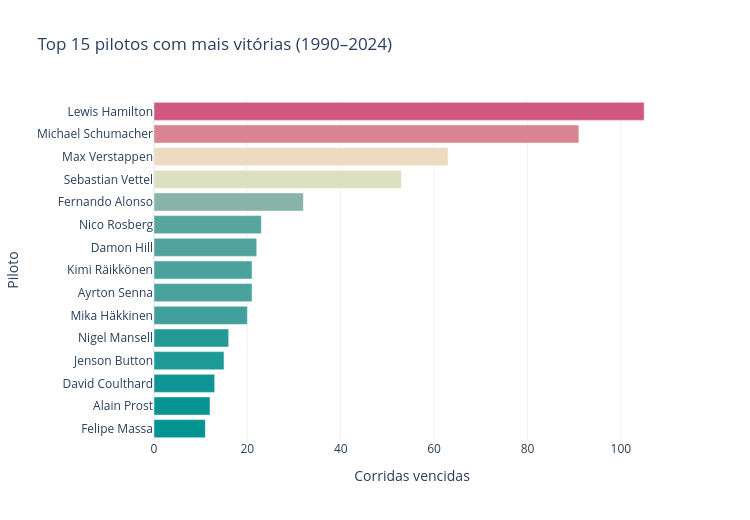
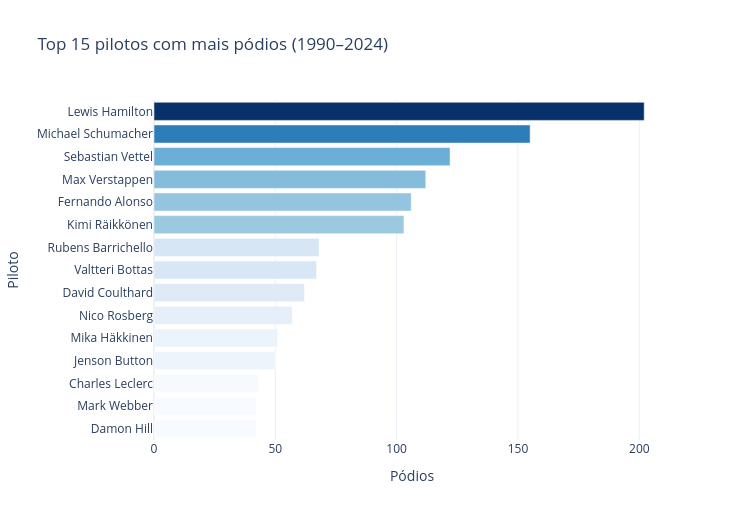

The notebook cell saved with these charts, in order:
### Markdown cell above
## Top pilotos — vitórias, pódios e pontos

Análise de desempenho individual: quem venceu mais corridas, quem foi mais consistente (pódios) e quem acumulou mais pontos no período de 1990 a 2024. A tabela ao final combina todas as métricas para facilitar a comparação.

### Code cell
import plotly.express as px

# top 15 pilotos por vitórias
top_vit = (
    df[df["is_winner"] == True]
    .groupby(["driverId", "full_name"])
    .size()
    .reset_index(name="vitorias")
    .nlargest(15, "vitorias")
)

fig_top_vit = px.bar(
    top_vit,
    x="vitorias",
    y="full_name",
    orientation="h",
    title="Top 15 pilotos com mais vitórias (1990–2024)",
    labels={"vitorias": "Corridas vencidas", "full_name": "Piloto"},
    color="vitorias",
    color_continuous_scale="Tealrose",
)
fig_top_vit.update_layout(
    template="plotly_white",
    yaxis=dict(autorange="reversed"),
    coloraxis_showscale=False,
    width=750,
    height=520,
)
fig_top_vit.show()

# top 15 pilotos por pódios
top_pod = (
    df[df["is_podium"] == True]
    .groupby(["driverId", "full_name"])
    .size()
    .reset_index(name="podios")
    .nlargest(15, "podios")
)

fig_top_pod = px.bar(
    top_pod,
    x="podios",
    y="full_name",
    orientation="h",
    title="Top 15 pilotos com mais pódios (1990–2024)",
    labels={"podios": "Pódios", "full_name": "Piloto"},
    color="podios",
    color_continuous_scale="Blues",
)
fig_top_pod.update_layout(
    template="plotly_white",
    yaxis=dict(autorange="reversed"),
    coloraxis_showscale=False,
    width=750,
    height=520,
)
fig_top_pod.show()

# tabela resumo dos top 10 históricos
resumo = (
    df.groupby(["driverId", "full_name"])
    .agg(
        corridas=("resultId", "count"),
        vitorias=("is_winner", "sum"),
        podios=("is_podium", "sum"),
        pontos=("points", "sum"),
        dnfs=("dnf", "sum"),
    )
    .reset_index()
    .sort_values("vitorias", ascending=False)
    .head(10)
    .assign(
        vit_pct=lambda d: (d["vitorias"] / d["corridas"] * 100).round(1),
        pod_pct=lambda d: (d["podios"]   / d["corridas"] * 100).round(1),
    )
)

print("=" * 95)
print("TOP 10 PILOTOS HISTÓRICOS — Fórmula 1 (1990–2024)")
print("=" * 95)
print(
    resumo[["full_name", "corridas", "vitorias", "vit_pct", "podios", "pod_pct", "pontos", "dnfs"]]
    .rename(columns={
        "full_name": "Piloto", "corridas": "GPs", "vitorias": "Vit",
        "vit_pct": "Vit%", "podios": "Pód", "pod_pct": "Pód%",
        "pontos": "Pts", "dnfs": "DNFs",
    })
    .to_string(index=False)
)

### Figure 1 — Plotly figure (JSON) as saved in the notebook; plotly's stock layout.template omitted (floating-point values rounded to 4 significant figures)
{"data": [{"hovertemplate": "Corridas vencidas=%{marker.color}<br>Piloto=%{y}<extra></extra>", "legendgroup": "", "marker": {"color": [105, 91, 63, 53, 32, 23, 22, 21, 21, 20, 16, 15, 13, 12, 11], "coloraxis": "coloraxis", "pattern": {"shape": ""}}, "name": "", "orientation": "h", "showlegend": false, "textposition": "auto", "type": "bar", "x": [105, 91, 63, 53, 32, 23, 22, 21, 21, 20, 16, 15, 13, 12, 11], "xaxis": "x", "y": ["Lewis Hamilton", "Michael Schumacher", "Max Verstappen", "Sebastian Vettel", "Fernando Alonso", "Nico Rosberg", "Damon Hill", "Kimi Räikkönen", "Ayrton Senna", "Mika Häkkinen", "Nigel Mansell", "Jenson Button", "David Coulthard", "Alain Prost", "Felipe Massa"], "yaxis": "y"}], "layout": {"barmode": "relative", "coloraxis": {"colorbar": {"title": {"text": "Corridas vencidas"}}, "colorscale": [[0, "rgb(0, 147, 146)"], [0.1667, "rgb(114, 170, 161)"], [0.3333, "rgb(177, 199, 179)"], [0.5, "rgb(241, 234, 200)"], [0.6667, "rgb(229, 185, 173)"], [0.8333, "rgb(217, 137, 148)"], [1, "rgb(208, 88, 126)"]], "showscale": false}, "height": 520, "legend": {"tracegroupgap": 0}, "title": {"text": "Top 15 pilotos com mais vitórias (1990–2024)"}, "width": 750, "xaxis": {"anchor": "y", "domain": [0, 1], "title": {"text": "Corridas vencidas"}}, "yaxis": {"anchor": "x", "autorange": "reversed", "domain": [0, 1], "title": {"text": "Piloto"}}}}

### Figure 2 — Plotly figure (JSON) as saved in the notebook; plotly's stock layout.template omitted (floating-point values rounded to 4 significant figures)
{"data": [{"hovertemplate": "Pódios=%{marker.color}<br>Piloto=%{y}<extra></extra>", "legendgroup": "", "marker": {"color": [202, 155, 122, 112, 106, 103, 68, 67, 62, 57, 51, 50, 43, 42, 42], "coloraxis": "coloraxis", "pattern": {"shape": ""}}, "name": "", "orientation": "h", "showlegend": false, "textposition": "auto", "type": "bar", "x": [202, 155, 122, 112, 106, 103, 68, 67, 62, 57, 51, 50, 43, 42, 42], "xaxis": "x", "y": ["Lewis Hamilton", "Michael Schumacher", "Sebastian Vettel", "Max Verstappen", "Fernando Alonso", "Kimi Räikkönen", "Rubens Barrichello", "Valtteri Bottas", "David Coulthard", "Nico Rosberg", "Mika Häkkinen", "Jenson Button", "Charles Leclerc", "Mark Webber", "Damon Hill"], "yaxis": "y"}], "layout": {"barmode": "relative", "coloraxis": {"colorbar": {"title": {"text": "Pódios"}}, "colorscale": [[0, "rgb(247,251,255)"], [0.125, "rgb(222,235,247)"], [0.25, "rgb(198,219,239)"], [0.375, "rgb(158,202,225)"], [0.5, "rgb(107,174,214)"], [0.625, "rgb(66,146,198)"], [0.75, "rgb(33,113,181)"], [0.875, "rgb(8,81,156)"], [1, "rgb(8,48,107)"]], "showscale": false}, "height": 520, "legend": {"tracegroupgap": 0}, "title": {"text": "Top 15 pilotos com mais pódios (1990–2024)"}, "width": 750, "xaxis": {"anchor": "y", "domain": [0, 1], "title": {"text": "Pódios"}}, "yaxis": {"anchor": "x", "autorange": "reversed", "domain": [0, 1], "title": {"text": "Piloto"}}}}
